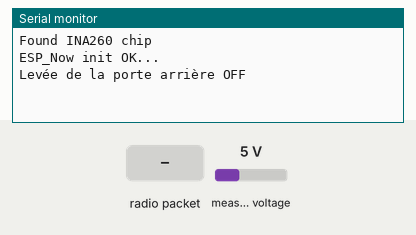
This program was run on a simulated ESP32. Shown: the last lines printed to the serial monitor. The inputs (shaded band) are chosen by the test bench; at power-on: measured voltage 5 V.

Above: at 1.2 s.
1.3 s: measured voltage set to 11.2 V
At 3.2 s:
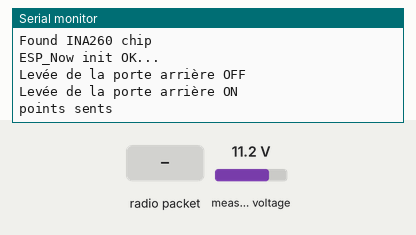
3.5 s: radio packet "1" arrives
At 4.3 s:
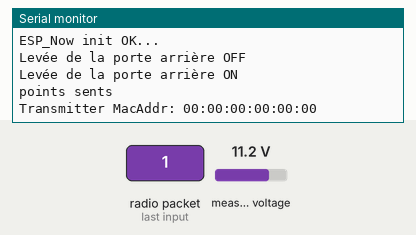

Measured:
- after the input at 1.3 s, the serial monitor: prints a new line after 0.77 s (image 1)
- after the input at 3.5 s, the serial monitor: prints a new line at once (image 2)

The program:

main.cpp
```cpp
#include <Arduino.h>
#include <esp_now.h>
#include <Adafruit_INA260.h>
#include <esp_wifi.h>

#include "esp_task_wdt.h"
#ifdef ESP32
  #include <WiFi.h>
#endif

// #define test


#define debug
#define Repeater // define had la ligne fin tanabghiw nwasslo data dial la carte TracCAN b had la carte powerdetect


#define PorteArriere // Pour lire daa de la porte Arriere
// #define FuelLV


uint8_t selfMAC[] = {0x00, 0xBB, 0x00, 0x00, 0x98, 0x00}; // Mac adress de la carte Mére lui même
uint8_t receiverMAC[] = {0x00, 0xAA, 0x00, 0x00, 0x98, 0x00}; // Master MAC Adress
#ifdef Repeater
uint8_t CanSenderMac[] = {0x00, 0xCC, 0x00, 0x00, 0x33, 0x03}; // Adress CAN ila ila definiti Repeater 24:0a:c4:08:4f:64
#endif


Adafruit_INA260 ina260_1 = Adafruit_INA260();

esp_now_peer_info_t peerInfo;

#define BusVoltage
#define TensionSeuil 10
#define Led_esp 2
boolean ledState = false;

#define RETRY_INTERVAL 5000
#define SEND_INTERVAL 1000
#define N 10 // nombre de tags // il faut initialiser les valeurs du tableau winnerRSSI[N] par -255  à chaque fois cette valeur est changée


unsigned long previousMillis;
unsigned long currentMillis;

unsigned long sentStartTime;
unsigned long lastSentTime;

#define cSize 24 // Trame Powerdetect size

typedef struct message {
  char V1 = '0';
  char V2 = '0';
  char V3 = '0';
  int TotalDistance =-1;
  int FuelTank =-1;
  int TotalHours =-1;
  int TotalFuelused =-1;
  int CoolantTemp =-1;
  int RPM =-1;
  int BrakePP=-1;
  int AccPP=-1;

  char Nsensor[cSize+1]= {'0','0','0','0','0','0','0','0',
                          '0','0','0','0','0','0','0','0',
                          '0','0','0','0','0','0','0','0'};
  int CAN9=-1;
  int CAN10=-1;
}message;
message bus; // créer une structure message nommé bus

int voltage=0;

char refPD1='0';
bool send=false;
bool SendOK=false;
int waterlv=0;
int Mwaterlv=0;

#ifdef Repeater
bool SendCandata=false;
#endif


char refPD[cSize+1]= {'0','0','0','0','0','0','0','0',
                      '0','0','0','0','0','0','0','0',
                      '0','0','0','0','0','0','0','0'};
char trame[cSize+1]= {'0','0','0','0','0','0','0','0',
                      '0','0','0','0','0','0','0','0',
                      '0','0','0','0','0','0','0','0'};


bool compareArrays(char a[], char b[], int n);
void copyArrays(char a[], char b[], int n);
void blinkLed(uint16_t time_Out,uint16_t ms);


void sendData() {
  esp_now_send(receiverMAC,(uint8_t *) &bus, sizeof(bus)); // NULL means send to all peers
}
void OnDataSent(const uint8_t *mac, esp_now_send_status_t status) {
  if(status == ESP_NOW_SEND_SUCCESS){
    #ifdef debug
      Serial.println("points sents");
    #endif
    SendOK=true;
    }else{
    #ifdef debug
      Serial.println("points not sents");
    #endif
    SendOK=false;
    }
}

#ifdef Repeater
  void OnDataRecv(const uint8_t * senderMac, const uint8_t *incomingData, int len) {
    memcpy(&bus, incomingData, len);
    #ifdef debug
    Serial.printf("Transmitter MacAddr: %02x:%02x:%02x:%02x:%02x:%02x \n", senderMac[0], senderMac[1], senderMac[2], senderMac[3], senderMac[4], senderMac[5]);
    #endif
    uint8_t iCan=0;
    for(int i=0;i<6;i++){
      if(senderMac[i]==CanSenderMac[i]){
        iCan++;
      }
    }
    if(iCan==6){
      #ifdef debug
      Serial.println("\n*****************CAN DATA***************\n");
      Serial.print("Fuel Lv=");Serial.print(bus.FuelTank);Serial.println(" %");
      Serial.print("Total Distance=");Serial.print(bus.TotalDistance);Serial.println(" Km");
      Serial.print("Total Hours=");Serial.print(bus.TotalHours);Serial.println(" H");
      Serial.print("Total Fuel used=");Serial.print(bus.TotalFuelused);Serial.println(" L");
      Serial.print("Coolant Temperature=");Serial.print(bus.CoolantTemp);Serial.println(" C");
      Serial.print("RPM=");Serial.print(bus.RPM);Serial.println(" rpm");
      Serial.print("BrakePP=");Serial.print(bus.BrakePP);Serial.println(" %");
      Serial.print("AccPP=");Serial.print(bus.AccPP);Serial.println(" %");
      Serial.print("Weight=");Serial.print(bus.CAN10);Serial.println(" Kg");
      Serial.println("********************************\n");
      #endif
      SendCandata=true;
    }
  }
#endif


void setup() {


  esp_task_wdt_init(60, true); //enable panic so ESP32 restarts
  esp_task_wdt_add(NULL); //add current thread to WDT watch

  #ifdef debug
  Serial.begin(115200);
  while(!Serial);
  #endif
  if (!ina260_1.begin()){
    #ifdef debug
    Serial.println("Couldn't find INA260 chip");
    #endif
    esp_restart();
  }
  else{
    #ifdef debug
    Serial.println("Found INA260 chip");
    #endif
  }

  esp_task_wdt_reset();


  WiFi.mode(WIFI_STA); // set the wifi mode as Station
  esp_wifi_set_mac(WIFI_IF_STA, &selfMAC[0]);
  if (esp_now_init() != ESP_OK) {
    #ifdef debug
    Serial.println("ESP_Now init failed...");
    #endif
    delay(3000);
    esp_restart();
  }else{
    #ifdef debug
    Serial.println("ESP_Now init OK...");
    #endif

  }

    #ifdef Repeater
    esp_now_register_recv_cb(OnDataRecv);
    #endif

    // Once ESPNow is successfully Init, we will register for Send CB to
    // get the status of Trasnmitted packet
    esp_now_register_send_cb(OnDataSent);

  memcpy(peerInfo.peer_addr, receiverMAC, 6);
  peerInfo.channel = 0;
  peerInfo.encrypt = false;

  // Add peer
  if (esp_now_add_peer(&peerInfo) != ESP_OK){
    Serial.println("Failed to add peer");
    esp_restart();
  }
  }

void loop() {

    #ifdef PorteArriere
    uint8_t compteur=0;
    for(int i=0;i<6;i++){
      voltage=ina260_1.readBusVoltage();
      voltage=voltage/1000;
      if(voltage>TensionSeuil){
        compteur++;
      }
      delay(5);
    }

    if(compteur>2){
      trame[15]='1';
      #ifdef debug
      Serial.println("Levée de la porte arrière ON");
      #endif
    }else{
      #ifdef debug
      Serial.println("Levée de la porte arrière OFF");
      #endif
      trame[15]='0';
    }

  bool compare=compareArrays(refPD,trame,cSize);
  if(!compare){
      copyArrays(refPD,trame,cSize);
      copyArrays(bus.Nsensor,trame,cSize);
      #ifdef Repeater
      esp_now_unregister_recv_cb();
      #endif
      send=true;
  }
    if(send){
      send=false;
      for(int i=0;i<5;i++){
        sendData();
        delay(500);
        if(SendOK){
          blinkLed(500,25);
          delay(3000);
          break;
        }
      }
      #ifdef Repeater
      esp_now_register_recv_cb(OnDataRecv);
      #endif
    }


    // Send data of can
    #ifdef Repeater
      if(SendCandata){
        esp_now_unregister_recv_cb();
        delay(100);
        bus.V1='1';
        for(int i=0;i<3;i++){
          sendData();
          delay(1500);
          if(SendOK){
            blinkLed(500,25);
            break;
          }
        }
        bus.V1='0';
        SendCandata=false;
        esp_now_register_recv_cb(OnDataRecv);
      }
    #endif
    delay(2000);


    #endif


#ifdef FuelLV
int comp=0;

  for(int i=0;i<100;i++){
    waterlv=ina260_1.readBusVoltage();
    Mwaterlv=Mwaterlv+waterlv;
    comp++;
    delay(10);
  }

  Mwaterlv=Mwaterlv/comp; // la moyenne


  Serial.print("Moyenne=");Serial.println(Mwaterlv);


  bus.FuelTank=Mwaterlv;
  Serial.print("Fuel Lv=");Serial.print(bus.FuelTank);Serial.println(" mV");


  #ifdef debug
  Serial.println("\nSending Data\n");
  #endif
  for(int i=0;i<3;i++){
    sendData();
    delay(1500);
    if(SendOK){
      blinkLed(500,25);
      break;
    }
  }

  esp_task_wdt_reset();
  delay(10000);


#endif

}


void blinkLed(uint16_t time_Out,uint16_t ms){
  previousMillis=millis();
  while((millis()-previousMillis)<time_Out){
    ledState = !ledState;
    digitalWrite(Led_esp,ledState);
    delay(ms);
  }
}

bool compareArrays(char a[], char b[], int n){
  for (int i=0; i<n; ++i){
    if (a[i] != b[i]){
        return false;
    }
  }
  return true;
}

void copyArrays(char a[], char b[], int n){
  for (int i=0; i<n; ++i){
    a[i] = b[i];
  }
}
```
